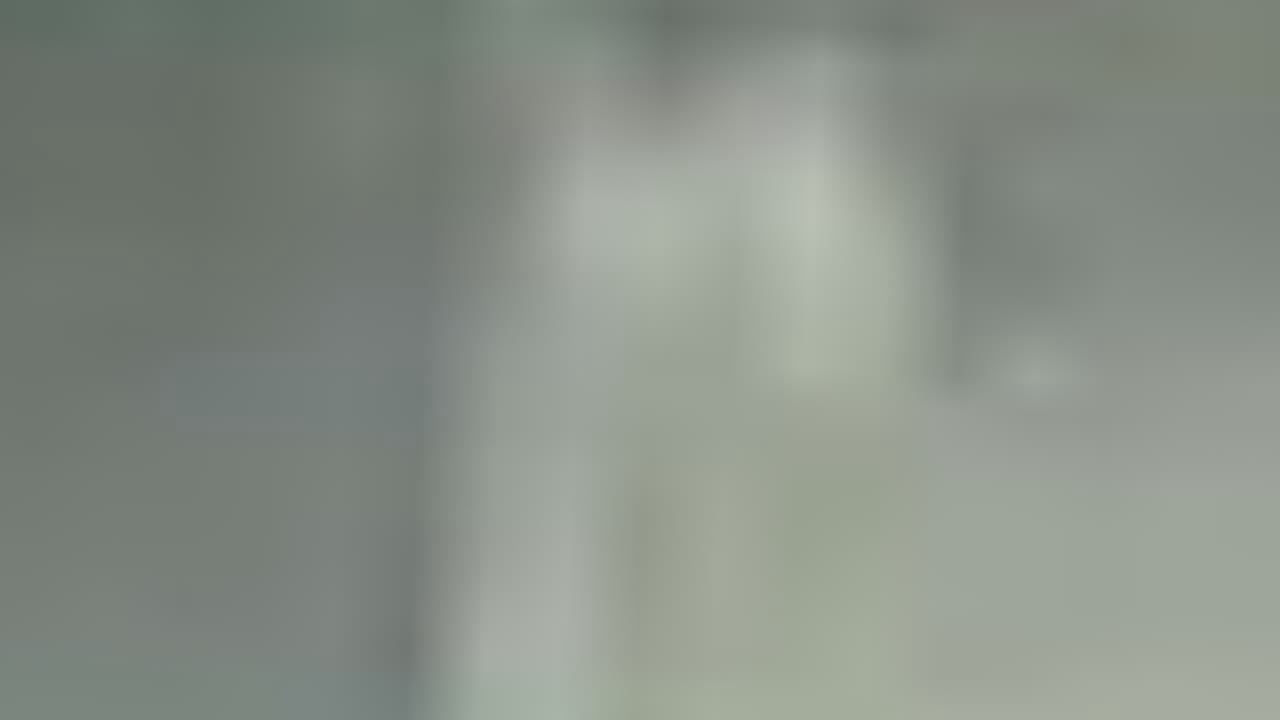
#> input picture frame 30 of training_pipeline/rectified/rect_L.avi, 1280 x 720 px
$ python play_rectified.py
#> lines starting #> are read from the running program, lines starting #| are printed output that depends on the picture; after the words box and inside, x2 and y2 are one past the last pixel; in counts of white or black regions, pixels touching at a corner belong together; pictures that were not available may be replaced by others from this repository, and a replacement may not be noted
import cv2
import numpy as np
import os

def play():
    path_L = 'training_pipeline/rectified/rect_L.avi'
    path_R = 'training_pipeline/rectified/rect_R.avi'

    capL = cv2.VideoCapture(path_L)
    capR = cv2.VideoCapture(path_R)

    if not capL.isOpened():
        print(f"Error: Could not open {path_L}")
        return

    print("Playing. Press 'q' to quit.")
    while True:
        retL, frameL = capL.read()
#> frameL is the input picture: shape (720, 1280, 3); mean B, G, R 135.4, 143.8, 136.6
        retR, frameR = capR.read()

        if not retL:
            break

        # If Right side is broken/empty, create a black frame so we can still compare
        if not retR:
            frameR = np.zeros_like(frameL)

        # Stack Side-by-Side
        combined = np.hstack((frameL, frameR))
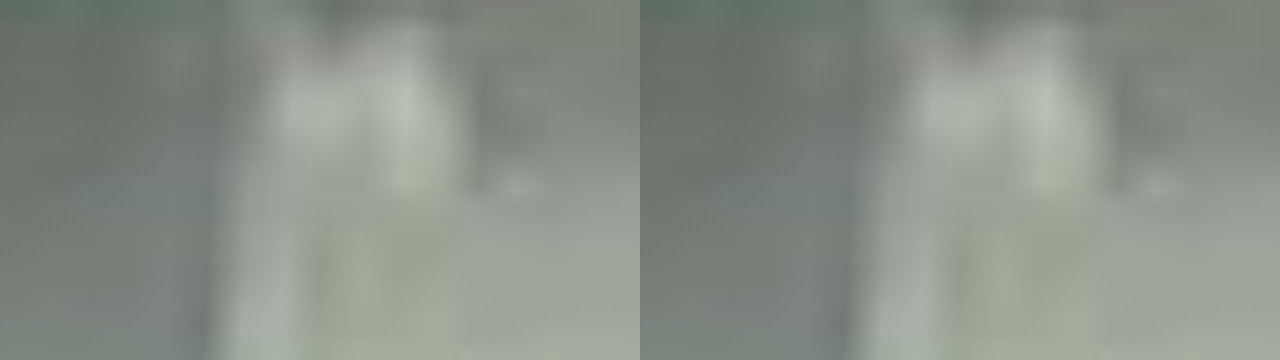
#> combined: shape (720, 2560, 3) (shown at 1/2 size); mean B, G, R 135.4, 143.8, 136.6

        # Draw horizontal alignment lines every 50 pixels
        for y in range(0, combined.shape[0], 50):
            cv2.line(combined, (0, y), (combined.shape[1], y), (0, 255, 0), 1)
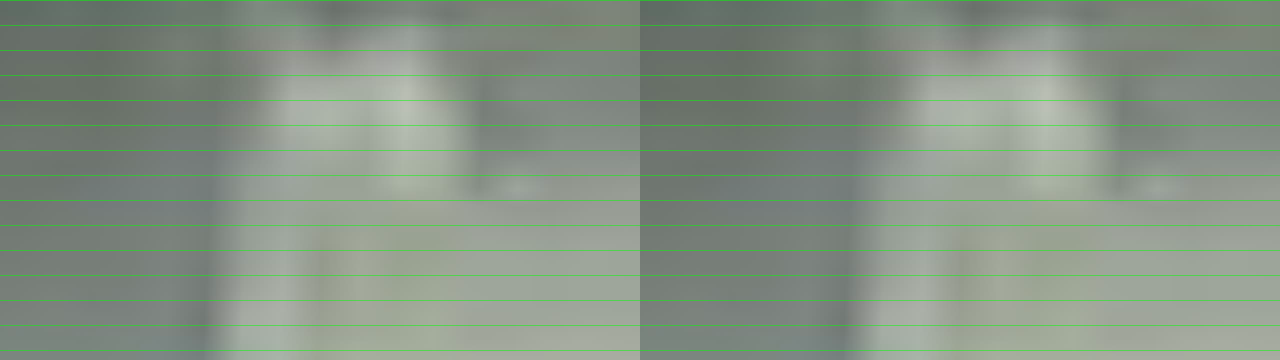
#> combined: shape (720, 2560, 3) (shown at 1/2 size); 2.08% of pixels changed, all inside (x1, y1, x2, y2) = (0, 0, 2560, 701)

        cv2.imshow('Verification: Left vs Right (Look for Green Line Alignment)', combined)
        if cv2.waitKey(30) & 0xFF == ord('q'):
#> (key q is pressed here)
            break

    capL.release()
    capR.release()
    cv2.destroyAllWindows()

if __name__ == "__main__":
    play()

$ run again, starting later in the video
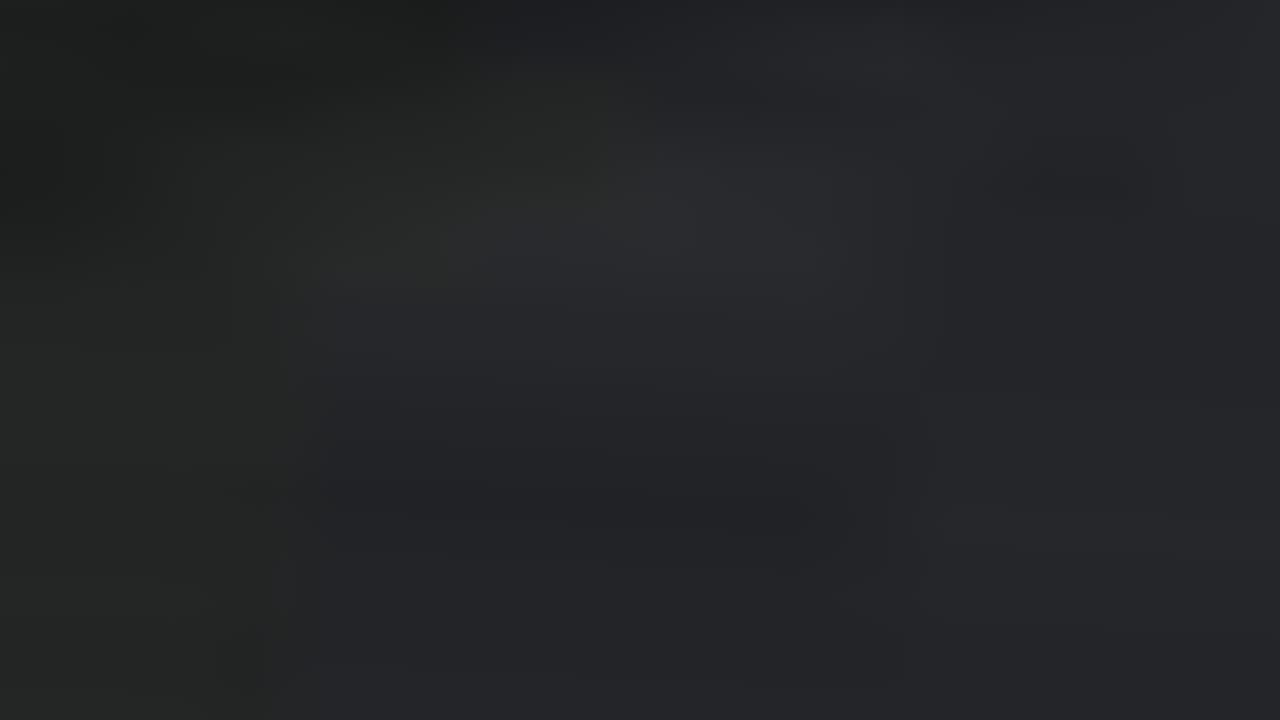
#> input picture frame 135 of training_pipeline/rectified/rect_L.avi, 1280 x 720 px
#> in play, frameL is the input picture: shape (720, 1280, 3); mean B, G, R 39.4, 36.7, 35.4
#> in play, `combined = np.hstack((frameL, frameR))`:
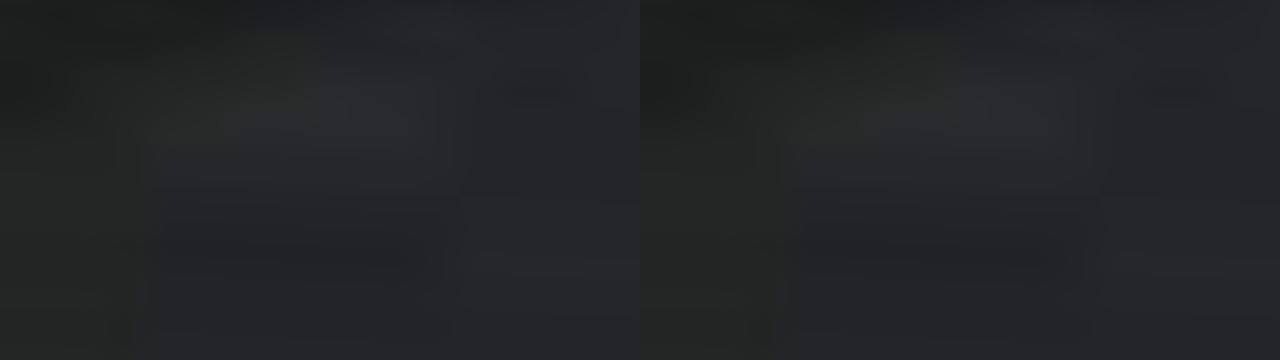
#> combined: shape (720, 2560, 3) (shown at 1/2 size); mean B, G, R 39.4, 36.7, 35.4
#> after the loop in play, `for y in range(0, combined.shape[0], 50):`:
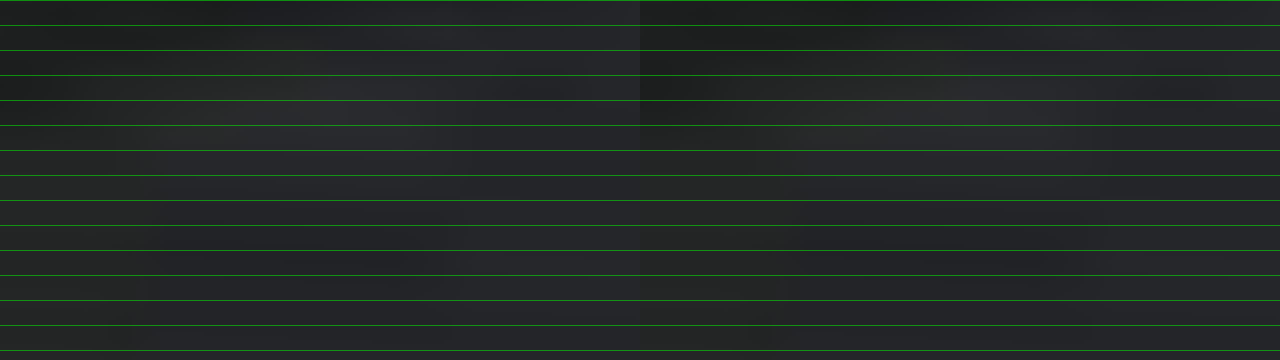
#> combined: shape (720, 2560, 3) (shown at 1/2 size); 2.08% of pixels changed, all inside (x1, y1, x2, y2) = (0, 0, 2560, 701)

$ run again, starting later in the video
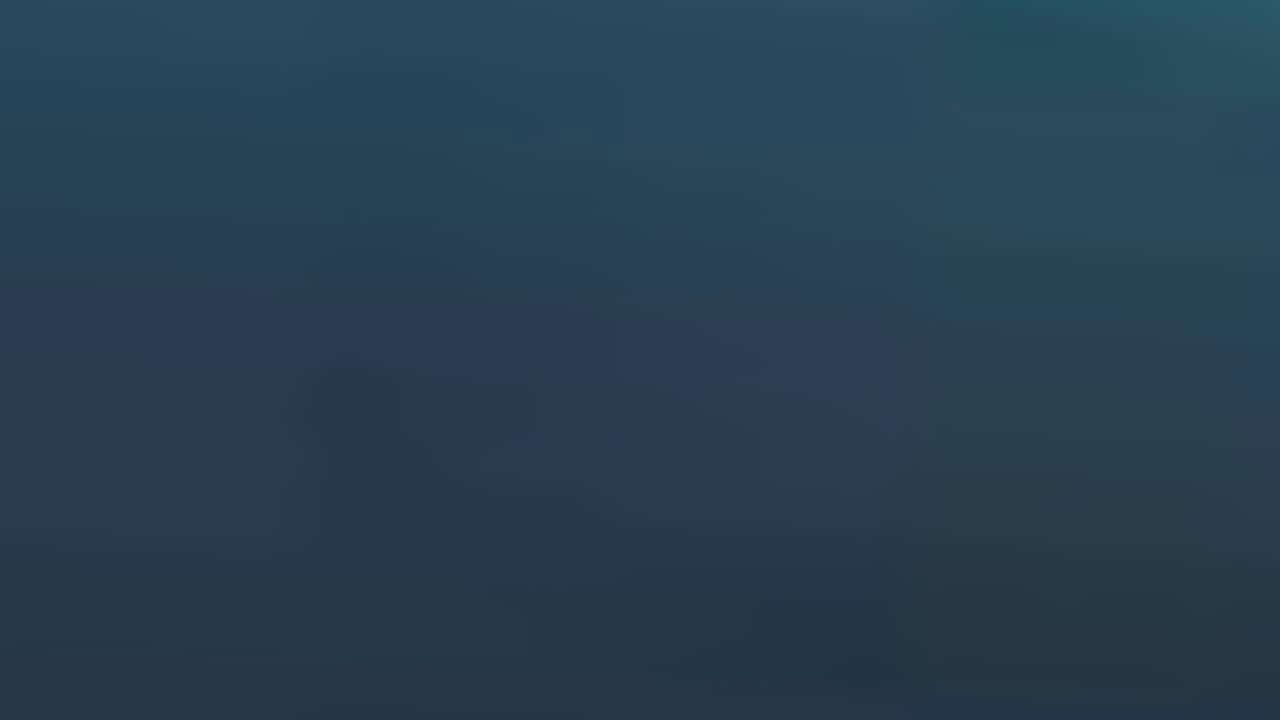
#> input picture frame 240 of training_pipeline/rectified/rect_L.avi, 1280 x 720 px
#> in play, frameL is the input picture: shape (720, 1280, 3); mean B, G, R 81.1, 63.3, 40.5
#> in play, `combined = np.hstack((frameL, frameR))`:
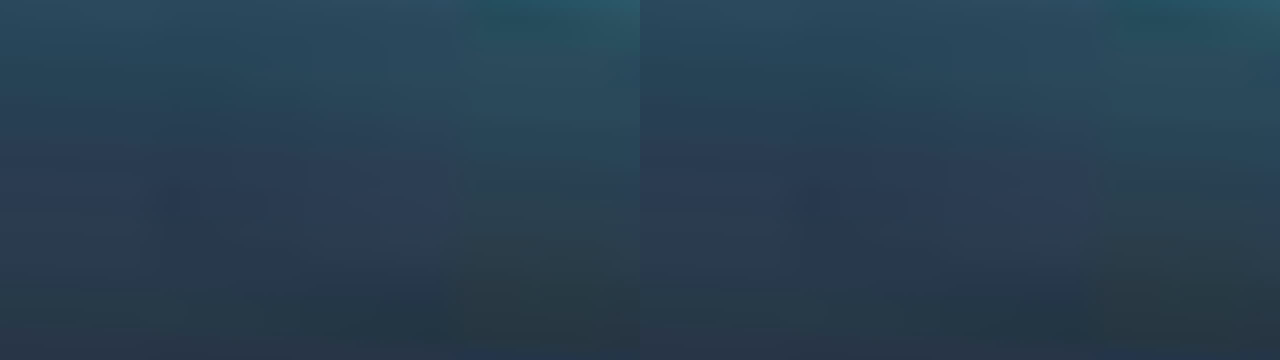
#> combined: shape (720, 2560, 3) (shown at 1/2 size); mean B, G, R 81.1, 63.3, 40.5
#> after the loop in play, `for y in range(0, combined.shape[0], 50):`:
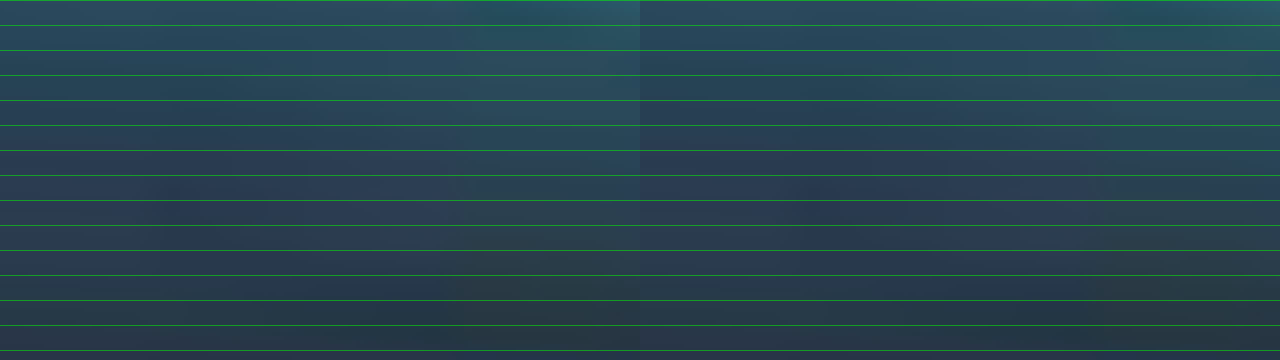
#> combined: shape (720, 2560, 3) (shown at 1/2 size); 2.08% of pixels changed, all inside (x1, y1, x2, y2) = (0, 0, 2560, 701)
